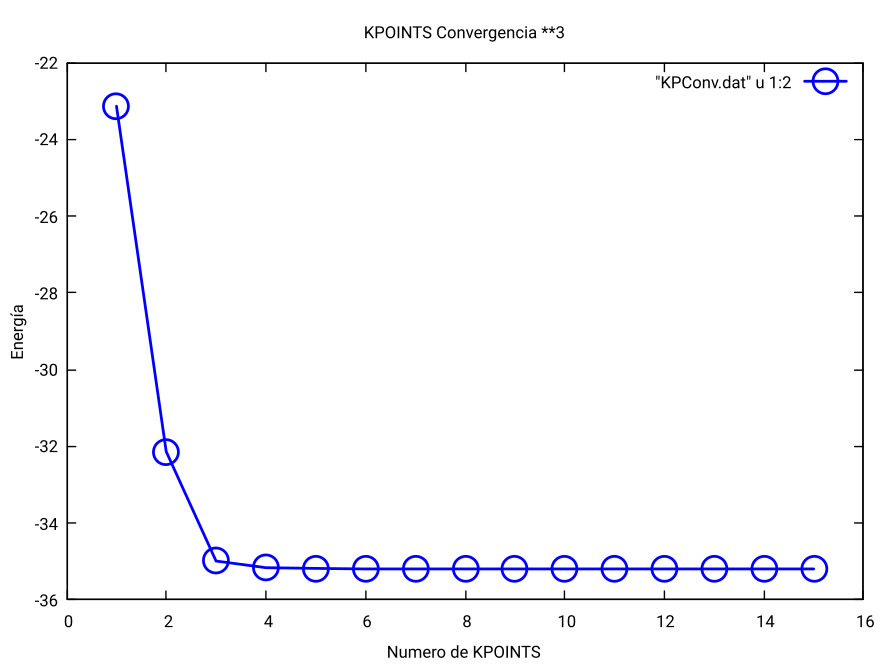

Here is the gnuplot script that generated this plot:
set title "KPOINTS Convergencia **3"
set xrange [0:16]
set style line 6 lt 6 lw 2.0  pt 6 ps 3.0 lc rgb "blue"
set xlabel "Numero de KPOINTS"
set ylabel "Energía"
plot "KPConv--3.dat" u 1:2 w linespoints ls 6
